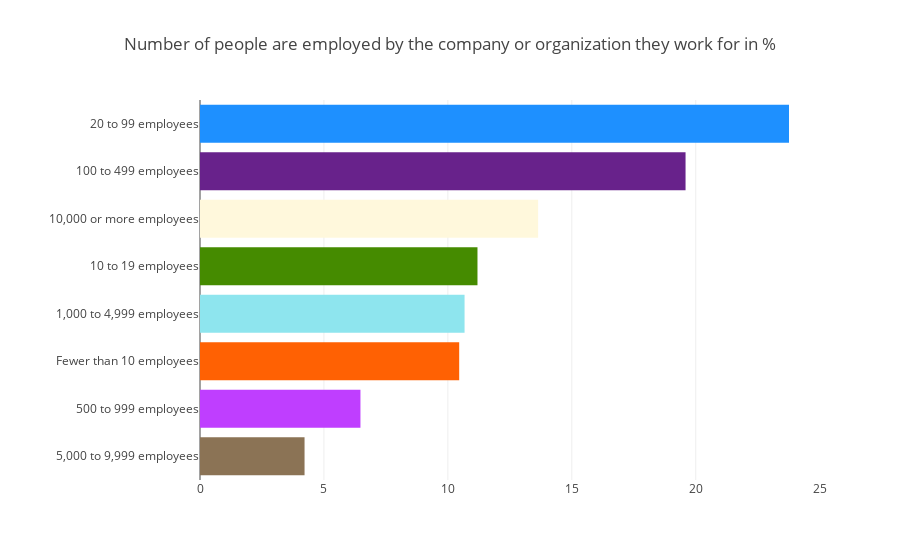

Notebook source saved alongside this figure:
### Markdown cell above
* **Main field of study of Developers :** Most of the Developers **(63.7 %)** having **Computer Science, Computer engineering or Software engineering** field of study followed by **8.79 %** Developers having **Another engineering discipline(ex. civil, electrical or mechanical)** followed by **8.23 %** Developers having **Information Systems, Information Tecnology or system administration**. Only Approx 1 % Developers never declared their field of study.

### Code cell
cnt_srs = stack_data["CompanySize"].value_counts()
trace = go.Bar(
    y=cnt_srs.index[::-1],
    x=(cnt_srs/cnt_srs.sum() * 100)[::-1],
    orientation = 'h',
    marker=dict(
        color=['#8B7355','#BF3EFF','#FF6103','#8EE5EE','#458B00','#FFF8DC','#68228B','#1E90FF','#FFC125'],
        colorscale = 'Blues',
        reversescale = True
    ),
)

layout = dict(
    title='Number of people are employed by the company or organization they work for in %',
    margin=dict(
    l=200,
)
    )
data = [trace]
fig = go.Figure(data=data, layout=layout)
py.iplot(fig)

### Figure 1 — Plotly figure (JSON) as saved in the notebook; plotly's stock layout.template omitted (floating-point values rounded to 4 significant figures)
{"data": [{"marker": {"color": ["#8B7355", "#BF3EFF", "#FF6103", "#8EE5EE", "#458B00", "#FFF8DC", "#68228B", "#1E90FF", "#FFC125"], "colorscale": "Blues", "reversescale": true}, "orientation": "h", "type": "bar", "x": [4.218, 6.473, 10.46, 10.67, 11.19, 13.64, 19.59, 23.76], "y": ["5,000 to 9,999 employees", "500 to 999 employees", "Fewer than 10 employees", "1,000 to 4,999 employees", "10 to 19 employees", "10,000 or more employees", "100 to 499 employees", "20 to 99 employees"]}], "layout": {"margin": {"l": 200}, "title": "Number of people are employed by the company or organization they work for in %"}}
